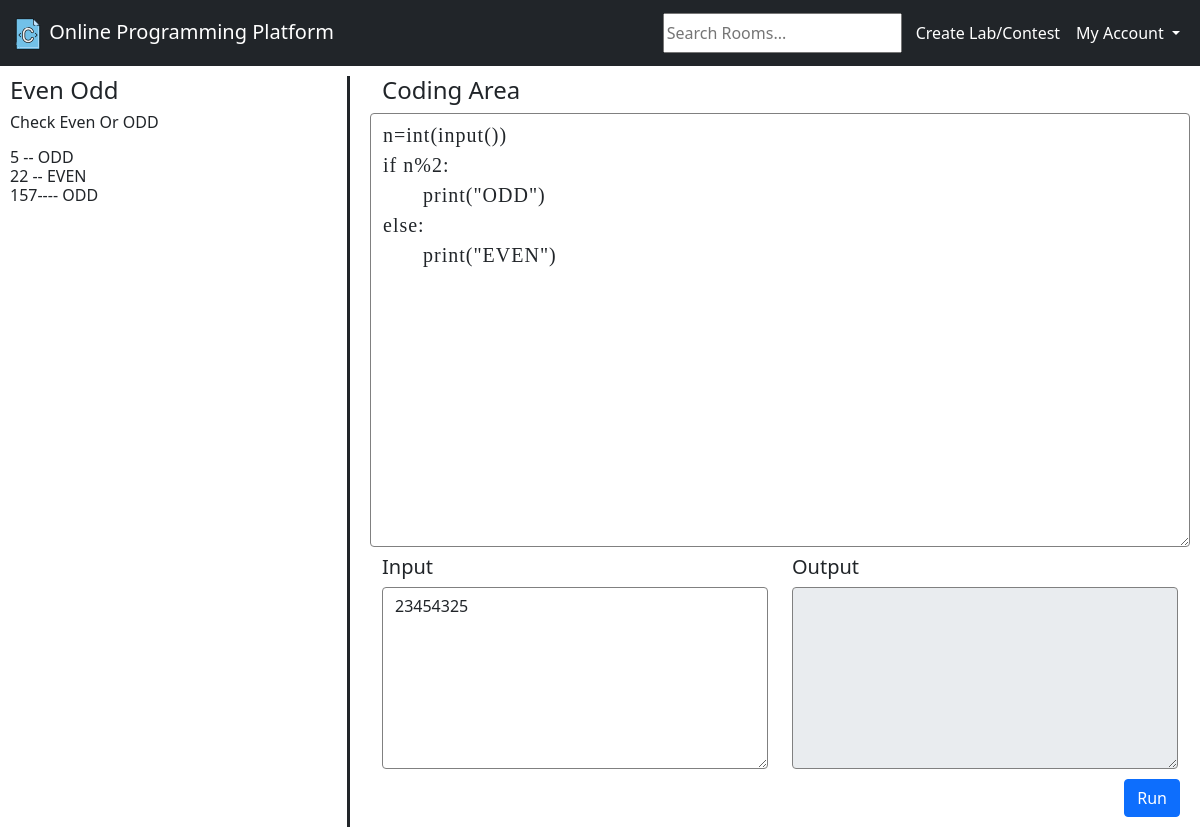
Page /view_response/4/4/9/ (signed in) on the earlier database version.
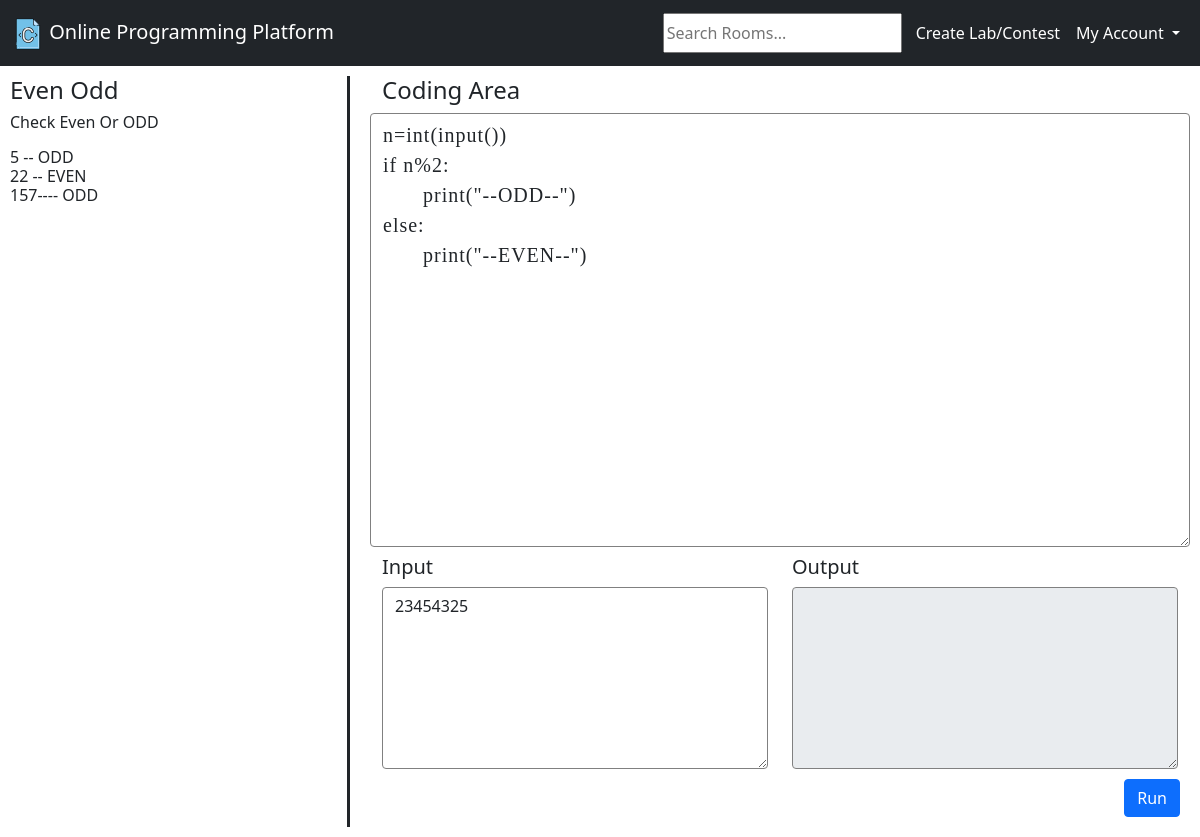
Same page on the later database version.
### base/models.py (models this page shows, shortened)
class Solution(models.Model):
    code = models.TextField()
    user = models.ForeignKey(User, on_delete=models.SET_NULL, null=True)
    question = models.ForeignKey(Question, on_delete=models.CASCADE)
    room = models.ForeignKey(Room, on_delete=models.CASCADE)
    input = models.TextField(null=True)
    updated = models.DateTimeField(auto_now=True)
    created = models.DateTimeField(auto_now_add=True)

### compiler/views.py (the view)
# urls.py: path('view_response/<str:pk>/<str:pk2>/<str:pk3>/', views.viewResponses, name="viewResponses"),
@login_required(login_url='login')
def viewResponses(request, pk, pk2, pk3):
    question = Question.objects.get(id=pk2)
    solution = Solution.objects.get(id=pk3)
    code = solution.code
    if solution.input == None:
        input = ""
    else:
        input = solution.input
    output = ""
    submitFlag = False
    context = {'question': question, "code": code, "input": input, 'output': output, 'submitFlag': submitFlag}
    return render(request, 'question.html', context)

### templates/question.html (shortened to what this page needs)
{% extends 'main.html' %}
{% block content %}
<div class="question-compiler-container">
    <div class="question-container">
        <h4>{{question.question_title}}</h4>
        <h6>{{question.question_full|linebreaks}}</h6>
        <h6>{{question.sample_test_case|linebreaks}}</h6>
    </div>
    <div class="compiler-container">
        <form method="post" action="run">
            <div class="container">
                <div class="row">
                    <label for=""><h4>Coding Area</h4></label>
                    <textarea class="form-control" rows="14" name="code" id="code" style="border:1px solid grey;
                letter-spacing: 1px; font-family: 'Lucida Console'; font-size: 20px; "
                              onkeydown="if(event.keyCode===9){var v=this.value,s=this.selectionStart,
                          e=this.selectionEnd;this.value=v.substring(0, s)+'\t'+v.substring(e);this.selectionStart=
                          this.selectionEnd=s+1;return false;}">{{code}}</textarea>
                </div>
                <div class="row" style="padding-top:8px;">
                    <div class="col">
                        <label for=""><h5>Input</h5></label>
                        <textarea class="form-control" rows="7" name="input"
                                  style="border:1px solid grey;">{{input}}</textarea>
                    </div>
                    <div class="col">
                        <label for=""><h5>Output</h5></label>
                        <textarea class="form-control" rows="7" name="output" style="border:1px solid grey;"
                                  disabled>{{output}}</textarea>
                    </div>
                </div>
            </div>
            <div class="submit_run_buttons">
                <input class="btn btn-primary" type="submit" name="run" value="Run">
            </div>
        </form>
    </div>
</div>
{% endblock %}

Differences in the rows shown:
changed Solution: code "n=int(input()) if n%2: print(\"ODD\") else: print(\"EVEN\")" → "n=int(input()) if n%2: print(\"--ODD--\") else: print(\"--EVEN--\")"
